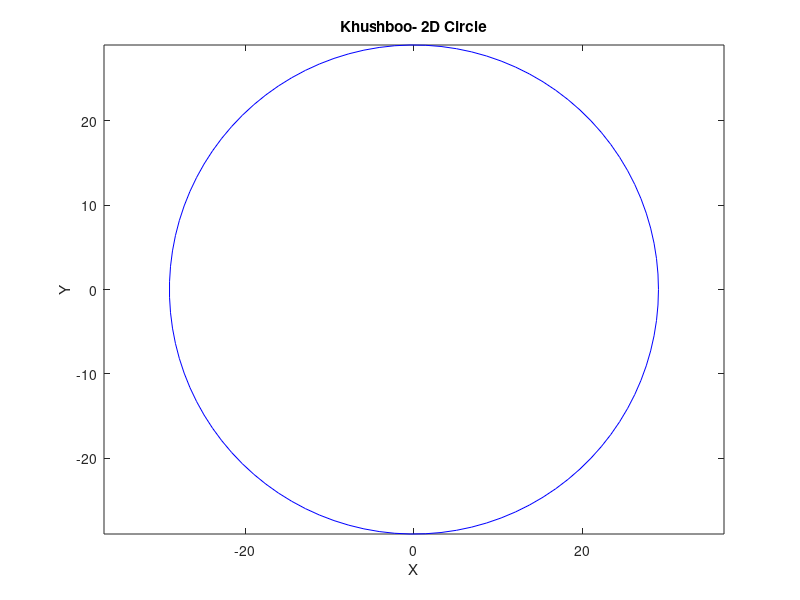

Write MATLAB code to recreate this figure.
% Define the radius of the circle
R = 29; 

% Define the number of points 
numPoints = 100;

% Initialize arrays to hold x and y coordinates
x = zeros(1, numPoints);
y = zeros(1, numPoints);

% Compute the coordinates of the circle
theta = linspace(0, 2*pi, numPoints); % Generate theta values from 0 to 2*pi
for i = 1:numPoints
    x(i) = R * cos(theta(i));
    y(i) = R * sin(theta(i));
end

% Plot the circle
figure;
plot(x, y, 'b-'); % Plot with a blue line
axis equal; % Equal scaling for x and y axes
 
title('Khushboo- 2D Circle');
xlabel('X');
ylabel('Y');
